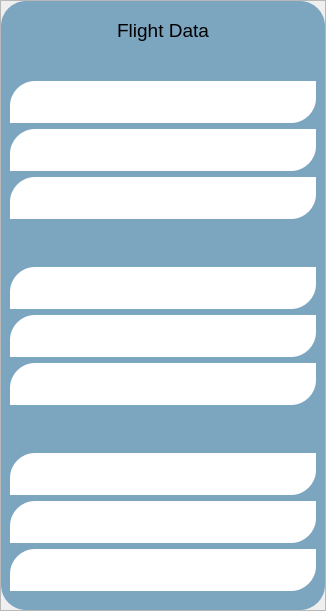
                  <widget class="QFrame" name="graph_page_side_panel_frame">
                   <property name="frameShape">
                    <enum>QFrame::StyledPanel</enum>
                   </property>
                   <property name="frameShadow">
                    <enum>QFrame::Raised</enum>
                   </property>
                   <layout class="QVBoxLayout" name="verticalLayout_57" stretch="1,0,5">
                    <property name="spacing">
                     <number>0</number>
                    </property>
                    <property name="leftMargin">
                     <number>0</number>
                    </property>
                    <property name="topMargin">
                     <number>0</number>
                    </property>
                    <property name="rightMargin">
                     <number>0</number>
                    </property>
                    <property name="bottomMargin">
                     <number>0</number>
                    </property>
                    <item>
                     <widget class="QFrame" name="frame_65">
                      <property name="frameShape">
                       <enum>QFrame::StyledPanel</enum>
                      </property>
                      <property name="frameShadow">
                       <enum>QFrame::Raised</enum>
                      </property>
                     </widget>
                    </item>
                    <item>
                     <widget class="QFrame" name="graph_page_side_panel">
                      <property name="styleSheet">
                       <string notr="true">background:#7CA6C0;
border-top-left-radius:25px;
border-bottom-left-radius:25px;
border-bottom-right-radius:25px;
border-top-right-radius:25px;</string>
                      </property>
                      <property name="frameShape">
                       <enum>QFrame::StyledPanel</enum>
                      </property>
                      <property name="frameShadow">
                       <enum>QFrame::Raised</enum>
                      </property>
                      <layout class="QVBoxLayout" name="verticalLayout_112" stretch="0,1,1,1">
                       <property name="spacing">
                        <number>30</number>
                       </property>
                       <property name="leftMargin">
                        <number>0</number>
                       </property>
                       <property name="topMargin">
                        <number>18</number>
                       </property>
                       <property name="rightMargin">
                        <number>0</number>
                       </property>
                       <property name="bottomMargin">
                        <number>10</number>
                       </property>
                       <item>
                        <widget class="QLabel" name="label_27">
                         <property name="font">
                          <font>
                           <pointsize>14</pointsize>
                          </font>
                         </property>
                         <property name="styleSheet">
                          <string notr="true">background:transparent;</string>
                         </property>
                         <property name="text">
                          <string>Flight Data</string>
                         </property>
                         <property name="alignment">
                          <set>Qt::AlignCenter</set>
                         </property>
                        </widget>
                       </item>
                       <item>
                        <widget class="QFrame" name="frame_58">
                         <property name="frameShape">
                          <enum>QFrame::StyledPanel</enum>
                         </property>
                         <property name="frameShadow">
                          <enum>QFrame::Raised</enum>
                         </property>
                         <layout class="QVBoxLayout" name="verticalLayout_113">
                          <item>
                           <widget class="QFrame" name="frame_60">
                            <property name="minimumSize">
                             <size>
                              <width>306</width>
                              <height>42</height>
                             </size>
                            </property>
                            <property name="styleSheet">
                             <string notr="true">background:white;
border-top-left-radius:25px;
border-bottom-left-radius:0px;
border-bottom-right-radius:25px;
border-top-right-radius:0px;</string>
                            </property>
                            <property name="frameShape">
                             <enum>QFrame::StyledPanel</enum>
                            </property>
                            <property name="frameShadow">
                             <enum>QFrame::Raised</enum>
                            </property>
                           </widget>
                          </item>
                          <item>
                           <widget class="QFrame" name="frame_134">
                            <property name="minimumSize">
                             <size>
                              <width>168</width>
                              <height>42</height>
                             </size>
                            </property>
                            <property name="styleSheet">
                             <string notr="true">background:white;
border-top-left-radius:25px;
border-bottom-left-radius:0px;
border-bottom-right-radius:25px;
border-top-right-radius:0px;</string>
                            </property>
                            <property name="frameShape">
                             <enum>QFrame::StyledPanel</enum>
                            </property>
                            <property name="frameShadow">
                             <enum>QFrame::Raised</enum>
                            </property>
                           </widget>
                          </item>
                          <item>
                           <widget class="QFrame" name="frame_227">
                            <property name="minimumSize">
                             <size>
                              <width>168</width>
                              <height>42</height>
                             </size>
                            </property>
                            <property name="styleSheet">
                             <string notr="true">background:white;
border-top-left-radius:25px;
border-bottom-left-radius:0px;
border-bottom-right-radius:25px;
border-top-right-radius:0px;</string>
                            </property>
                            <property name="frameShape">
                             <enum>QFrame::StyledPanel</enum>
                            </property>
                            <property name="frameShadow">
                             <enum>QFrame::Raised</enum>
                            </property>
                           </widget>
                          </item>
                         </layout>
                        </widget>
                       </item>
                       <item>
                        <widget class="QFrame" name="frame_228">
                         <property name="frameShape">
                          <enum>QFrame::StyledPanel</enum>
                         </property>
                         <property name="frameShadow">
                          <enum>QFrame::Raised</enum>
                         </property>
                         <layout class="QVBoxLayout" name="verticalLayout_114">
                          <item>
                           <widget class="QFrame" name="frame_229">
                            <property name="minimumSize">
                             <size>
                              <width>168</width>
                              <height>42</height>
                             </size>
                            </property>
                            <property name="styleSheet">
                             <string notr="true">background:white;
border-top-left-radius:25px;
border-bottom-left-radius:0px;
border-bottom-right-radius:25px;
border-top-right-radius:0px;</string>
                            </property>
                            <property name="frameShape">
                             <enum>QFrame::StyledPanel</enum>
                            </property>
                            <property name="frameShadow">
                             <enum>QFrame::Raised</enum>
                            </property>
                           </widget>
                          </item>
                          <item>
                           <widget class="QFrame" name="frame_230">
                            <property name="minimumSize">
                             <size>
                              <width>168</width>
                              <height>42</height>
                             </size>
                            </property>
                            <property name="styleSheet">
                             <string notr="true">background:white;
border-top-left-radius:25px;
border-bottom-left-radius:0px;
border-bottom-right-radius:25px;
border-top-right-radius:0px;</string>
                            </property>
                            <property name="frameShape">
                             <enum>QFrame::StyledPanel</enum>
                            </property>
                            <property name="frameShadow">
                             <enum>QFrame::Raised</enum>
                            </property>
                           </widget>
                          </item>
                          <item>
                           <widget class="QFrame" name="frame_231">
                            <property name="minimumSize">
                             <size>
                              <width>168</width>
                              <height>42</height>
                             </size>
                            </property>
                            <property name="styleSheet">
                             <string notr="true">background:white;
border-top-left-radius:25px;
border-bottom-left-radius:0px;
border-bottom-right-radius:25px;
border-top-right-radius:0px;</string>
                            </property>
                            <property name="frameShape">
                             <enum>QFrame::StyledPanel</enum>
                            </property>
                            <property name="frameShadow">
                             <enum>QFrame::Raised</enum>
                            </property>
                           </widget>
                          </item>
                         </layout>
                        </widget>
                       </item>
                       <item>
                        <widget class="QFrame" name="frame_232">
                         <property name="frameShape">
                          <enum>QFrame::StyledPanel</enum>
                         </property>
                         <property name="frameShadow">
                          <enum>QFrame::Raised</enum>
                         </property>
                         <layout class="QVBoxLayout" name="verticalLayout_115">
                          <item>
                           <widget class="QFrame" name="frame_233">
                            <property name="minimumSize">
                             <size>
                              <width>168</width>
                              <height>42</height>
                             </size>
                            </property>
                            <property name="styleSheet">
                             <string notr="true">background:white;
border-top-left-radius:25px;
border-bottom-left-radius:0px;
border-bottom-right-radius:25px;
border-top-right-radius:0px;</string>
                            </property>
                            <property name="frameShape">
                             <enum>QFrame::StyledPanel</enum>
                            </property>
                            <property name="frameShadow">
                             <enum>QFrame::Raised</enum>
                            </property>
                           </widget>
                          </item>
                          <item>
                           <widget class="QFrame" name="frame_234">
                            <property name="minimumSize">
                             <size>
                              <width>168</width>
                              <height>42</height>
                             </size>
                            </property>
                            <property name="styleSheet">
                             <string notr="true">background:white;
border-top-left-radius:25px;
border-bottom-left-radius:0px;
border-bottom-right-radius:25px;
border-top-right-radius:0px;</string>
                            </property>
                            <property name="frameShape">
                             <enum>QFrame::StyledPanel</enum>
                            </property>
                            <property name="frameShadow">
                             <enum>QFrame::Raised</enum>
                            </property>
                           </widget>
                          </item>
                          <item>
                           <widget class="QFrame" name="frame_235">
                            <property name="minimumSize">
                             <size>
                              <width>168</width>
                              <height>42</height>
                             </size>
                            </property>
                            <property name="styleSheet">
                             <string notr="true">background:white;
border-top-left-radius:25px;
border-bottom-left-radius:0px;
border-bottom-right-radius:25px;
border-top-right-radius:0px;</string>
                            </property>
                            <property name="frameShape">
                             <enum>QFrame::StyledPanel</enum>
                            </property>
                            <property name="frameShadow">
                             <enum>QFrame::Raised</enum>
                            </property>
                           </widget>
                          </item>
                         </layout>
                        </widget>
                       </item>
                      </layout>
                     </widget>
                    </item>
                    <item>
                     <widget class="QFrame" name="frame_66">
                      <property name="frameShape">
                       <enum>QFrame::StyledPanel</enum>
                      </property>
                      <property name="frameShadow">
                       <enum>QFrame::Raised</enum>
                      </property>
                     </widget>
                    </item>
                   </layout>
                  </widget>
